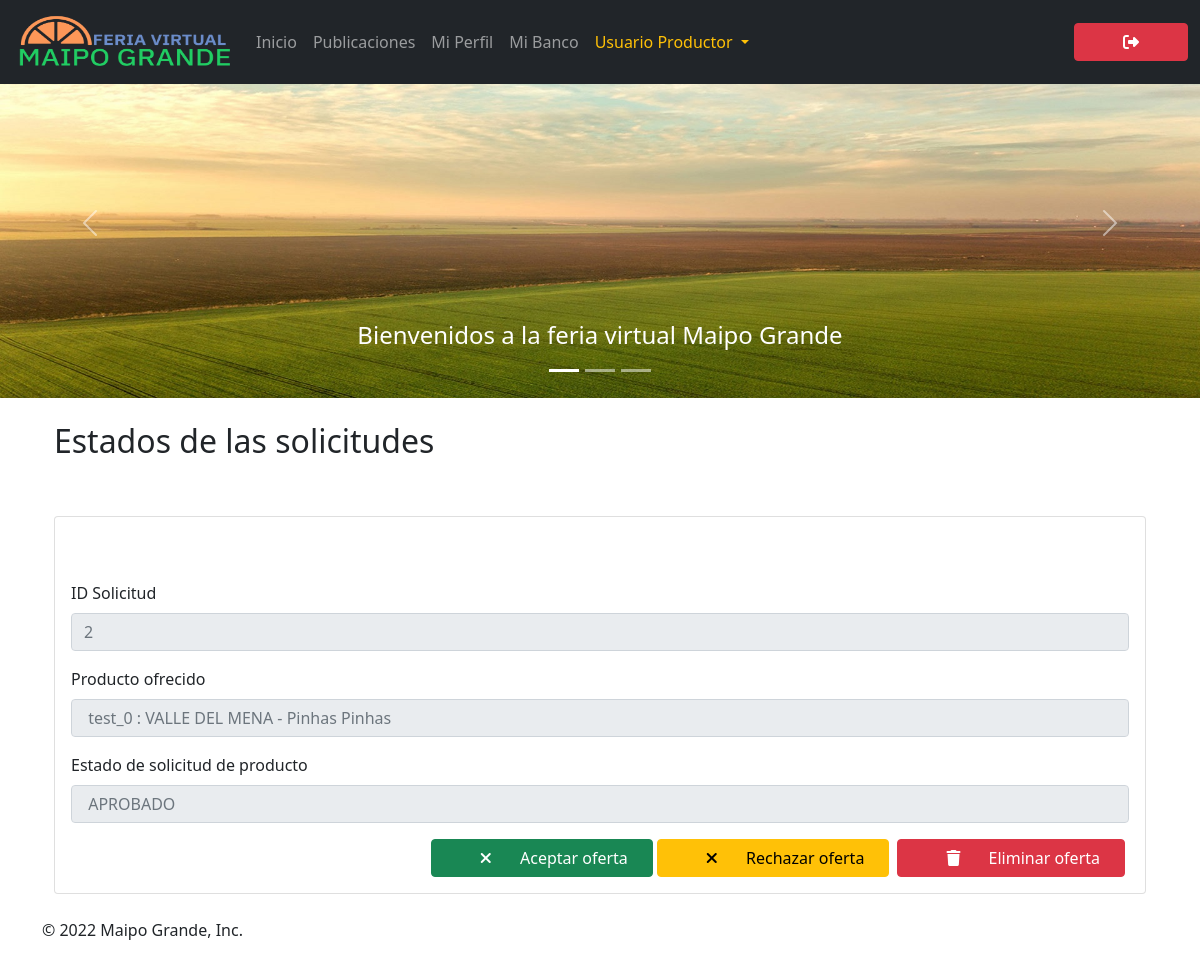
Screenshot of /request/status/2/ (signed in) with the database file from the repository.
### maipogrande/models.py (models this page shows)
class ProductRequestStatus(models.Model):
	id_offered_product = models.IntegerField(validators = [MinValueValidator(1), MaxValueValidator(10000000000)])
	timestamp = models.DateTimeField(default=timezone.now)
	offer = models.CharField(max_length=300, blank = True)
	status = models.CharField(max_length = 20, choices = OFFER_STATUS, default = 'PENDIENTE')
	class Meta:
		ordering = ['-timestamp']
	def __str__(self):
		return f'Estado de la solicitud del producto #{self.id_offered_product} : {self.status}'

### maipogrande/views.py (the view)
# urls.py: path('request/status/<int:id_offered_product>/', views.client_request_status, name = 'client_request_status'),
@login_required
def client_request_status(request, id_offered_product):
	print(id_offered_product)
	requests = ProductRequestStatus.objects.filter(pk = id_offered_product)
	print(requests)
	return render(request, 'request-status.html', {'requests' : requests})

### maipogrande/templates/request-status.html
{% extends './layout.html' %}
{% block content %}
{% load humanize %}
{% load static %}
<div class="row">
    <div class="col-12">
		{% if requests.count > 0 %}
        <h2 class ="h2 text-start text-dark">Estados de las solicitudes</h2>
		{% else %}
        <h2 class ="h2 text-start text-dark">No hay ninguna oferta por el momento</h2>
		{% endif %}
        <br></br>
        {% for req in requests %}
		<div class="card">
			<div class="card-body">
				<div class="row">
					<div class="col-sm-12 col-md-6 col-lg-8 col-xl-12">
						<br></br>
						<form>
							<fieldset disabled>
								<div class="mb-3">
									<label for="id_offered_product" class="form-label">ID Solicitud</label>
									<input type="text" id="id_offered_product" class="form-control" placeholder="{{ req.id_offered_product }}">
								</div>
								<div class="mb-3">
									<label for="offer" class="form-label">Producto ofrecido</label>
									<input type="text" id="offer" class="form-control" placeholder=" {{ req.offer }}">
								</div>
								<div class="mb-3">
									<label for="status" class="form-label">Estado de solicitud de producto</label>
									<input type="text" id="status" class="form-control" placeholder=" {{ req.status }}">
								</div>
							</fieldset>
							<div class="d-flex justify-content-end">
								<form class="d-flex px-1">
									<a class="btn btn-primary btn-success btn-md px-4" type="submit" href="{% url 'accept_product_offer' req.id_offered_product %}" id="btn-accept-product-offer">
										<span class="icon">
											<i class="fa-solid fa-xmark"></i>
										</span>
										<span class="btn-text">
											Aceptar oferta
										</span>
									</a>
								</form>
								<form class="d-flex px-1">
									<a class="btn btn-primary btn-warning btn-md px-4" type="submit" href="{% url 'decline_product_offer' req.id_offered_product %}" id="btn-decline-product-offer">
										<span class="icon">
											<i class="fa-solid fa-xmark"></i>
										</span>
										<span class="btn-text">
											Rechazar oferta
										</span>
									</a>
								</form>
								<form class="d-flex px-1">
									<a class="btn btn-primary btn-danger btn-md px-4" type="submit" href="{% url 'delete_product_offer' req.id_offered_product %}" id="btn-delete-product-offer">
										<span class="icon">
											<i class="fa-solid fa-trash"></i>
										</span>
										<span class="btn-text">
											Eliminar oferta
										</span>
									</a>
								</form>
							</div>
						</form>
					</div>
				</div>
			</div>
		</div>
        {% endfor %}
    </div>
</div>
{% endblock %}

### maipogrande/static/css/style.css (style rules this page uses)
body { padding-top: 3rem; padding-bottom: 3rem; color: #5a5a5a; min-height: 100%; }
.marketing h2 { font-weight: 400; }

### maipogrande/templates/base.html (style rules this page uses)
:root { --bs-primary: brown; }
.icon { display: inline-flex; align-items: flex-start; padding: 0 24px; justify-content: start; }
.btn-text { display: inline-flex; justify-content: end; }

### rows the page displays
ProductRequestStatus: id_offered_product "2", offer "test_0 : VALLE DEL MENA - Pinhas Pinhas", status "APROBADO"
